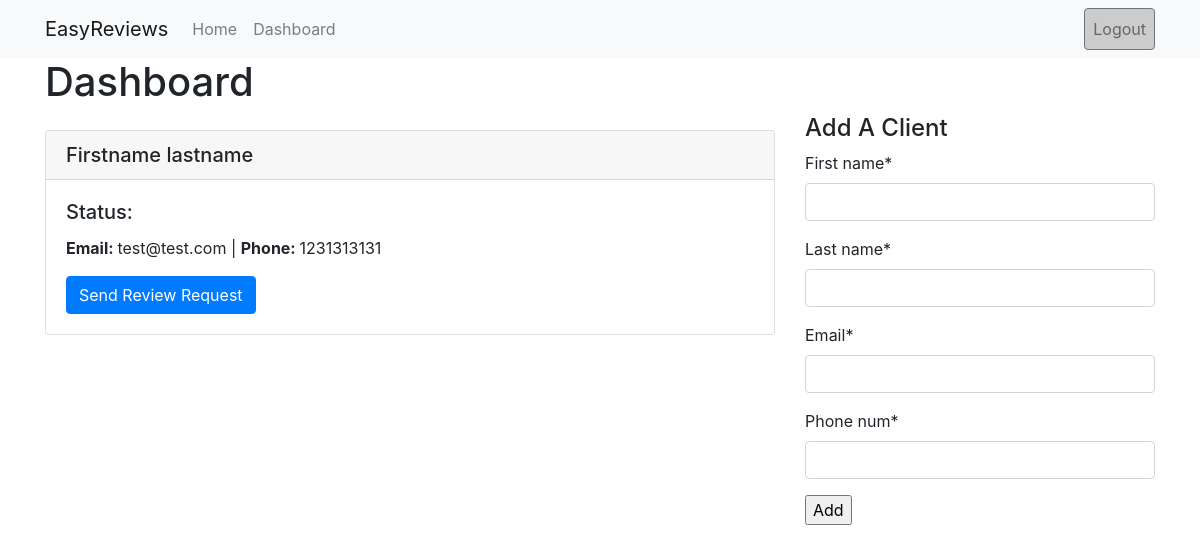
The app's page /accounts/dashboard/ (signed in) with its own data.
### accounts/models.py (models this page shows, shortened)
class Client(models.Model):
    first_name = models.CharField(max_length=80)
    last_name = models.CharField(max_length=80)
    email = models.EmailField(max_length=80, unique=True)
    phone_num = models.CharField(null=False, blank=False, unique=True, max_length=10)
    user = models.ForeignKey(User, related_name='clients', null=True, on_delete=models.SET_NULL)

### accounts/views.py (the view)
# urls.py: path('accounts/dashboard/', dashboard_view, name='dashboard'),
@login_required
def dashboard_view(request):
    if request.method == 'POST':
        form = ClientForm(request.POST or None)
        if form.is_valid():
            instance = form.save(commit=False)
            instance.user = request.user
            instance.save()
            return render(request, 'dashboard.html')
        else:
            print("Error. Please check this client's information and try adding them again.")
    else:
        form = ClientForm(request.POST or None)
    context = {
        'form': form,
    }
    return render(request, 'dashboard.html', context)

### accounts/forms.py (shortened to what this page needs)
class ClientForm(forms.ModelForm):
    class Meta:
        model = Client
        fields = ['first_name', 'last_name', 'email', 'phone_num']
        first_name = forms.CharField(label="First Name")
        last_name = forms.CharField(label="Last Name")
        email = forms.EmailField(label='Email Address')
        phone_num = forms.CharField(label="Phone Number", max_length=10)

### templates/dashboard.html (shortened to what this page needs)
{% extends "base.html" %}
{% load crispy_forms_tags %}
{% block content %}
<div class="container">
    <h1>Dashboard</h1>
</div>
<div class="container">
    <div class="row">
        <div class="col-sm-8">
            <div class="client-list">
                {% for client in user.clients.all %}
                    <div class="card">
                        <h5 class="card-header">{{client.first_name}} {{ client.last_name }}</h5>
                        <div class="card-body">
                        <h5 class="card-title">Status:</h5>
                        <p class="card-text"><strong>Email: </strong>{{ client.email }} | <strong>Phone: </strong>{{ client.phone_num }}</p>
                        <a href="#" class="btn btn-primary">Send Review Request</a>
                        </div>
                    </div>
                {% endfor %}
            </div>
        </div>
        <div class="col-sm-4">
            <h4>Add A Client</h4>
            <form method="POST">
                {{ form|crispy }}
                <input type="submit" value="Add" />
            </form>
        </div>
    </div>
  </div>
{% endblock %}

### static/css/main.css (style rules this page uses)
.client-list .card { margin: 1rem 0; }

### records on screen
Client: first_name "Firstname", last_name "lastname", email "test@test.com", phone_num "1231313131"
